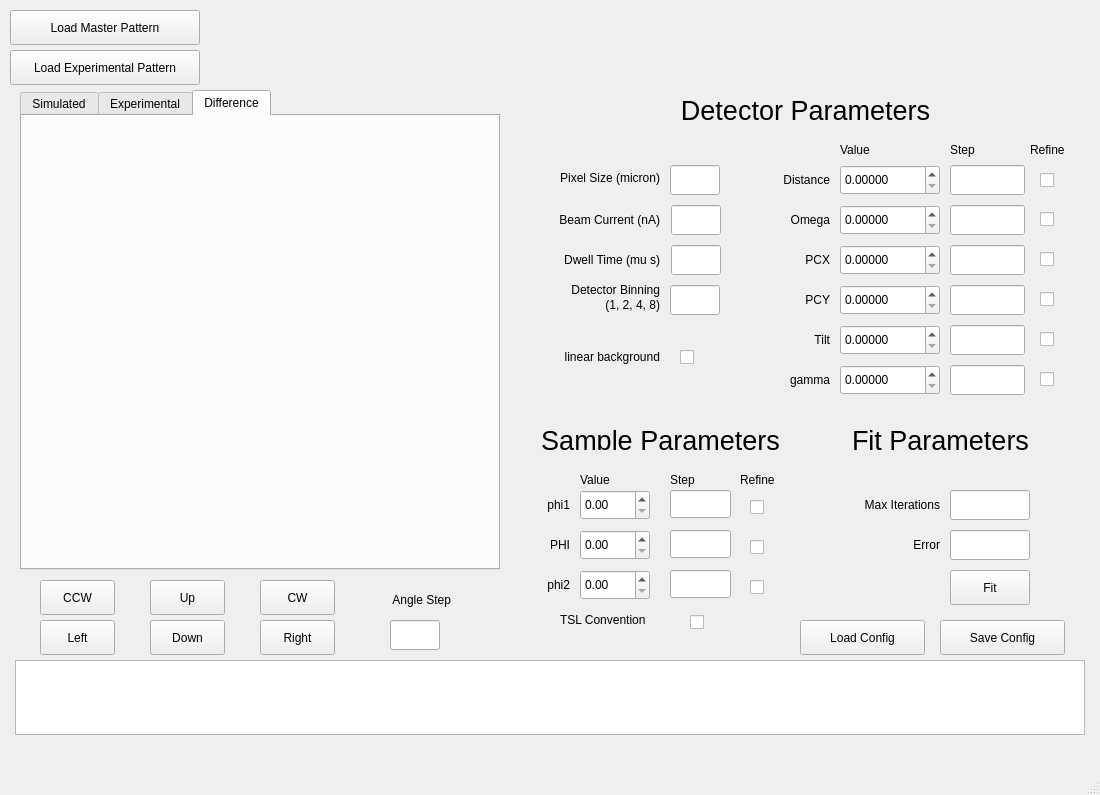
 <widget class="QMainWindow" name="pyEMsoftMW">
  <property name="geometry">
   <rect>
    <x>0</x>
    <y>0</y>
    <width>1100</width>
    <height>795</height>
   </rect>
  </property>
  <property name="sizePolicy">
   <sizepolicy hsizetype="Expanding" vsizetype="Expanding">
    <horstretch>100</horstretch>
    <verstretch>100</verstretch>
   </sizepolicy>
  </property>
  <property name="windowTitle">
   <string>MainWindow</string>
  </property>
  <widget class="QWidget" name="centralwidget">
   <widget class="QCheckBox" name="PHI_Refine">
    <property name="geometry">
     <rect>
      <x>750</x>
      <y>535</y>
      <width>16</width>
      <height>25</height>
     </rect>
    </property>
    <property name="text">
     <string/>
    </property>
   </widget>
   <widget class="QPushButton" name="StartFit">
    <property name="geometry">
     <rect>
      <x>950</x>
      <y>570</y>
      <width>80</width>
      <height>35</height>
     </rect>
    </property>
    <property name="text">
     <string>Fit</string>
    </property>
   </widget>
   <widget class="QLineEdit" name="phi1_Step">
    <property name="geometry">
     <rect>
      <x>670</x>
      <y>490</y>
      <width>61</width>
      <height>28</height>
     </rect>
    </property>
   </widget>
   <widget class="QLineEdit" name="PHI_Step">
    <property name="geometry">
     <rect>
      <x>670</x>
      <y>530</y>
      <width>61</width>
      <height>28</height>
     </rect>
    </property>
   </widget>
   <widget class="QLineEdit" name="phi2_Step">
    <property name="geometry">
     <rect>
      <x>670</x>
      <y>570</y>
      <width>61</width>
      <height>28</height>
     </rect>
    </property>
   </widget>
   <widget class="QCheckBox" name="phi1_Refine">
    <property name="geometry">
     <rect>
      <x>750</x>
      <y>495</y>
      <width>16</width>
      <height>25</height>
     </rect>
    </property>
    <property name="text">
     <string/>
    </property>
   </widget>
   <widget class="QCheckBox" name="phi2_Refine">
    <property name="geometry">
     <rect>
      <x>750</x>
      <y>575</y>
      <width>16</width>
      <height>25</height>
     </rect>
    </property>
    <property name="text">
     <string/>
    </property>
   </widget>
   <widget class="QLabel" name="label">
    <property name="geometry">
     <rect>
      <x>740</x>
      <y>470</y>
      <width>41</width>
      <height>20</height>
     </rect>
    </property>
    <property name="text">
     <string>Refine</string>
    </property>
   </widget>
   <widget class="QLabel" name="label_2">
    <property name="geometry">
     <rect>
      <x>530</x>
      <y>495</y>
      <width>40</width>
      <height>20</height>
     </rect>
    </property>
    <property name="text">
     <string>phi1</string>
    </property>
    <property name="alignment">
     <set>Qt::AlignRight|Qt::AlignTrailing|Qt::AlignVCenter</set>
    </property>
   </widget>
   <widget class="QLabel" name="label_3">
    <property name="geometry">
     <rect>
      <x>530</x>
      <y>535</y>
      <width>40</width>
      <height>20</height>
     </rect>
    </property>
    <property name="text">
     <string>PHI</string>
    </property>
    <property name="alignment">
     <set>Qt::AlignRight|Qt::AlignTrailing|Qt::AlignVCenter</set>
    </property>
   </widget>
   <widget class="QLabel" name="label_4">
    <property name="geometry">
     <rect>
      <x>530</x>
      <y>575</y>
      <width>40</width>
      <height>20</height>
     </rect>
    </property>
    <property name="text">
     <string>phi2</string>
    </property>
    <property name="alignment">
     <set>Qt::AlignRight|Qt::AlignTrailing|Qt::AlignVCenter</set>
    </property>
   </widget>
   <widget class="QPushButton" name="Load_Master">
    <property name="geometry">
     <rect>
      <x>10</x>
      <y>10</y>
      <width>190</width>
      <height>35</height>
     </rect>
    </property>
    <property name="sizePolicy">
     <sizepolicy hsizetype="Expanding" vsizetype="Expanding">
      <horstretch>0</horstretch>
      <verstretch>0</verstretch>
     </sizepolicy>
    </property>
    <property name="text">
     <string>Load Master Pattern</string>
    </property>
   </widget>
   <widget class="QPushButton" name="Load_Exp">
    <property name="geometry">
     <rect>
      <x>10</x>
      <y>50</y>
      <width>190</width>
      <height>35</height>
     </rect>
    </property>
    <property name="sizePolicy">
     <sizepolicy hsizetype="Expanding" vsizetype="Expanding">
      <horstretch>0</horstretch>
      <verstretch>0</verstretch>
     </sizepolicy>
    </property>
    <property name="text">
     <string>Load Experimental Pattern</string>
    </property>
   </widget>
   <widget class="QPushButton" name="DOWN">
    <property name="geometry">
     <rect>
      <x>150</x>
      <y>620</y>
      <width>75</width>
      <height>35</height>
     </rect>
    </property>
    <property name="text">
     <string>Down</string>
    </property>
   </widget>
   <widget class="QPushButton" name="UP">
    <property name="geometry">
     <rect>
      <x>150</x>
      <y>580</y>
      <width>75</width>
      <height>35</height>
     </rect>
    </property>
    <property name="text">
     <string>Up</string>
    </property>
   </widget>
   <widget class="QPushButton" name="RIGHT">
    <property name="geometry">
     <rect>
      <x>260</x>
      <y>620</y>
      <width>75</width>
      <height>35</height>
     </rect>
    </property>
    <property name="text">
     <string>Right</string>
    </property>
   </widget>
   <widget class="QPushButton" name="LEFT">
    <property name="geometry">
     <rect>
      <x>40</x>
      <y>620</y>
      <width>75</width>
      <height>35</height>
     </rect>
    </property>
    <property name="text">
     <string>Left</string>
    </property>
   </widget>
   <widget class="QPushButton" name="CW">
    <property name="geometry">
     <rect>
      <x>260</x>
      <y>580</y>
      <width>75</width>
      <height>35</height>
     </rect>
    </property>
    <property name="text">
     <string>CW</string>
    </property>
   </widget>
   <widget class="QPushButton" name="CCW">
    <property name="geometry">
     <rect>
      <x>40</x>
      <y>580</y>
      <width>75</width>
      <height>35</height>
     </rect>
    </property>
    <property name="text">
     <string>CCW</string>
    </property>
   </widget>
   <widget class="QLabel" name="label_5">
    <property name="geometry">
     <rect>
      <x>560</x>
      <y>610</y>
      <width>111</width>
      <height>20</height>
     </rect>
    </property>
    <property name="text">
     <string>TSL Convention</string>
    </property>
   </widget>
   <widget class="QCheckBox" name="IS_TSL">
    <property name="geometry">
     <rect>
      <x>690</x>
      <y>610</y>
      <width>16</width>
      <height>25</height>
     </rect>
    </property>
    <property name="text">
     <string/>
    </property>
   </widget>
   <widget class="QDoubleSpinBox" name="phi1_Val">
    <property name="geometry">
     <rect>
      <x>580</x>
      <y>490</y>
      <width>70</width>
      <height>30</height>
     </rect>
    </property>
   </widget>
   <widget class="QDoubleSpinBox" name="PHI_Val">
    <property name="geometry">
     <rect>
      <x>580</x>
      <y>530</y>
      <width>70</width>
      <height>30</height>
     </rect>
    </property>
   </widget>
   <widget class="QDoubleSpinBox" name="phi2_Val">
    <property name="geometry">
     <rect>
      <x>580</x>
      <y>570</y>
      <width>70</width>
      <height>30</height>
     </rect>
    </property>
   </widget>
   <widget class="QLineEdit" name="PCX_Step">
    <property name="geometry">
     <rect>
      <x>950</x>
      <y>245</y>
      <width>75</width>
      <height>30</height>
     </rect>
    </property>
   </widget>
   <widget class="QDoubleSpinBox" name="Distance_Val">
    <property name="geometry">
     <rect>
      <x>840</x>
      <y>165</y>
      <width>100</width>
      <height>30</height>
     </rect>
    </property>
    <property name="decimals">
     <number>5</number>
    </property>
   </widget>
   <widget class="QLineEdit" name="Omega_Step">
    <property name="geometry">
     <rect>
      <x>950</x>
      <y>205</y>
      <width>75</width>
      <height>30</height>
     </rect>
    </property>
   </widget>
   <widget class="QCheckBox" name="Distance_Refine">
    <property name="geometry">
     <rect>
      <x>1040</x>
      <y>170</y>
      <width>20</width>
      <height>20</height>
     </rect>
    </property>
    <property name="text">
     <string/>
    </property>
   </widget>
   <widget class="QCheckBox" name="Omega_Refine">
    <property name="geometry">
     <rect>
      <x>1040</x>
      <y>210</y>
      <width>17</width>
      <height>18</height>
     </rect>
    </property>
    <property name="text">
     <string/>
    </property>
   </widget>
   <widget class="QDoubleSpinBox" name="PCX_Val">
    <property name="geometry">
     <rect>
      <x>840</x>
      <y>245</y>
      <width>100</width>
      <height>30</height>
     </rect>
    </property>
    <property name="decimals">
     <number>5</number>
    </property>
   </widget>
   <widget class="QLineEdit" name="Distance_Step">
    <property name="geometry">
     <rect>
      <x>950</x>
      <y>165</y>
      <width>75</width>
      <height>30</height>
     </rect>
    </property>
   </widget>
   <widget class="QDoubleSpinBox" name="Omega_Val">
    <property name="geometry">
     <rect>
      <x>840</x>
      <y>205</y>
      <width>100</width>
      <height>30</height>
     </rect>
    </property>
    <property name="decimals">
     <number>5</number>
    </property>
   </widget>
   <widget class="QCheckBox" name="PCX_Refine">
    <property name="geometry">
     <rect>
      <x>1040</x>
      <y>250</y>
      <width>17</width>
      <height>18</height>
     </rect>
    </property>
    <property name="text">
     <string/>
    </property>
   </widget>
   <widget class="QLabel" name="label_9">
    <property name="geometry">
     <rect>
      <x>770</x>
      <y>170</y>
      <width>60</width>
      <height>20</height>
     </rect>
    </property>
    <property name="text">
     <string>Distance</string>
    </property>
    <property name="alignment">
     <set>Qt::AlignRight|Qt::AlignTrailing|Qt::AlignVCenter</set>
    </property>
   </widget>
   <widget class="QLabel" name="label_10">
    <property name="geometry">
     <rect>
      <x>770</x>
      <y>210</y>
      <width>60</width>
      <height>20</height>
     </rect>
    </property>
    <property name="text">
     <string>Omega</string>
    </property>
    <property name="alignment">
     <set>Qt::AlignRight|Qt::AlignTrailing|Qt::AlignVCenter</set>
    </property>
   </widget>
   <widget class="QLabel" name="label_12">
    <property name="geometry">
     <rect>
      <x>770</x>
      <y>330</y>
      <width>60</width>
      <height>20</height>
     </rect>
    </property>
    <property name="text">
     <string>Tilt</string>
    </property>
    <property name="alignment">
     <set>Qt::AlignRight|Qt::AlignTrailing|Qt::AlignVCenter</set>
    </property>
   </widget>
   <widget class="QLineEdit" name="PCY_Step">
    <property name="geometry">
     <rect>
      <x>950</x>
      <y>285</y>
      <width>75</width>
      <height>30</height>
     </rect>
    </property>
   </widget>
   <widget class="QLineEdit" name="Tilt_Step">
    <property name="geometry">
     <rect>
      <x>950</x>
      <y>325</y>
      <width>75</width>
      <height>30</height>
     </rect>
    </property>
   </widget>
   <widget class="QDoubleSpinBox" name="Tilt_Val">
    <property name="geometry">
     <rect>
      <x>840</x>
      <y>325</y>
      <width>100</width>
      <height>30</height>
     </rect>
    </property>
    <property name="decimals">
     <number>5</number>
    </property>
   </widget>
   <widget class="QLabel" name="label_13">
    <property name="geometry">
     <rect>
      <x>770</x>
      <y>290</y>
      <width>60</width>
      <height>20</height>
     </rect>
    </property>
    <property name="text">
     <string>PCY</string>
    </property>
    <property name="alignment">
     <set>Qt::AlignRight|Qt::AlignTrailing|Qt::AlignVCenter</set>
    </property>
   </widget>
   <widget class="QDoubleSpinBox" name="PCY_Val">
    <property name="geometry">
     <rect>
      <x>840</x>
      <y>285</y>
      <width>100</width>
      <height>30</height>
     </rect>
    </property>
    <property name="decimals">
     <number>5</number>
    </property>
   </widget>
   <widget class="QCheckBox" name="Tilt_Refine">
    <property name="geometry">
     <rect>
      <x>1040</x>
      <y>330</y>
      <width>17</width>
      <height>18</height>
     </rect>
    </property>
    <property name="text">
     <string/>
    </property>
   </widget>
   <widget class="QCheckBox" name="PCY_Refine">
    <property name="geometry">
     <rect>
      <x>1040</x>
      <y>290</y>
      <width>17</width>
      <height>18</height>
     </rect>
    </property>
    <property name="text">
     <string/>
    </property>
   </widget>
   <widget class="QLabel" name="label_6">
    <property name="geometry">
     <rect>
      <x>540</x>
      <y>430</y>
      <width>241</width>
      <height>20</height>
     </rect>
    </property>
    <property name="font">
     <font>
      <pointsize>20</pointsize>
     </font>
    </property>
    <property name="text">
     <string>Sample Parameters</string>
    </property>
    <property name="alignment">
     <set>Qt::AlignCenter</set>
    </property>
   </widget>
   <widget class="QLabel" name="label_7">
    <property name="geometry">
     <rect>
      <x>540</x>
      <y>100</y>
      <width>531</width>
      <height>20</height>
     </rect>
    </property>
    <property name="font">
     <font>
      <pointsize>20</pointsize>
     </font>
    </property>
    <property name="text">
     <string>Detector Parameters</string>
    </property>
    <property name="alignment">
     <set>Qt::AlignCenter</set>
    </property>
   </widget>
   <widget class="QLabel" name="label_8">
    <property name="geometry">
     <rect>
      <x>1030</x>
      <y>140</y>
      <width>41</width>
      <height>20</height>
     </rect>
    </property>
    <property name="text">
     <string>Refine</string>
    </property>
   </widget>
   <widget class="QLabel" name="Dwel_L">
    <property name="geometry">
     <rect>
      <x>520</x>
      <y>250</y>
      <width>140</width>
      <height>20</height>
     </rect>
    </property>
    <property name="text">
     <string>Dwell Time (mu s)</string>
    </property>
    <property name="alignment">
     <set>Qt::AlignRight|Qt::AlignTrailing|Qt::AlignVCenter</set>
    </property>
   </widget>
   <widget class="QLineEdit" name="Beam_Current">
    <property name="geometry">
     <rect>
      <x>671</x>
      <y>205</y>
      <width>50</width>
      <height>30</height>
     </rect>
    </property>
   </widget>
   <widget class="QLineEdit" name="Dwel">
    <property name="geometry">
     <rect>
      <x>671</x>
      <y>245</y>
      <width>50</width>
      <height>30</height>
     </rect>
    </property>
   </widget>
   <widget class="QLabel" name="Current_L">
    <property name="geometry">
     <rect>
      <x>520</x>
      <y>210</y>
      <width>140</width>
      <height>20</height>
     </rect>
    </property>
    <property name="sizePolicy">
     <sizepolicy hsizetype="Expanding" vsizetype="Expanding">
      <horstretch>0</horstretch>
      <verstretch>0</verstretch>
     </sizepolicy>
    </property>
    <property name="text">
     <string>Beam Current (nA)</string>
    </property>
    <property name="alignment">
     <set>Qt::AlignRight|Qt::AlignTrailing|Qt::AlignVCenter</set>
    </property>
   </widget>
   <widget class="QLineEdit" name="Pixel_Size">
    <property name="geometry">
     <rect>
      <x>670</x>
      <y>165</y>
      <width>50</width>
      <height>30</height>
     </rect>
    </property>
    <property name="dragEnabled">
     <bool>true</bool>
    </property>
   </widget>
   <widget class="QLabel" name="Pixel_Size_L">
    <property name="geometry">
     <rect>
      <x>520</x>
      <y>170</y>
      <width>140</width>
      <height>16</height>
     </rect>
    </property>
    <property name="layoutDirection">
     <enum>Qt::LeftToRight</enum>
    </property>
    <property name="text">
     <string>Pixel Size (micron)</string>
    </property>
    <property name="alignment">
     <set>Qt::AlignRight|Qt::AlignTrailing|Qt::AlignVCenter</set>
    </property>
   </widget>
   <widget class="QLabel" name="label_20">
    <property name="geometry">
     <rect>
      <x>840</x>
      <y>430</y>
      <width>201</width>
      <height>20</height>
     </rect>
    </property>
    <property name="font">
     <font>
      <pointsize>20</pointsize>
     </font>
    </property>
    <property name="text">
     <string>Fit Parameters</string>
    </property>
    <property name="alignment">
     <set>Qt::AlignCenter</set>
    </property>
   </widget>
   <widget class="QLabel" name="label_24">
    <property name="geometry">
     <rect>
      <x>770</x>
      <y>250</y>
      <width>60</width>
      <height>20</height>
     </rect>
    </property>
    <property name="text">
     <string>PCX</string>
    </property>
    <property name="alignment">
     <set>Qt::AlignRight|Qt::AlignTrailing|Qt::AlignVCenter</set>
    </property>
   </widget>
   <widget class="QTextEdit" name="debugWindow">
    <property name="geometry">
     <rect>
      <x>15</x>
      <y>660</y>
      <width>1070</width>
      <height>75</height>
     </rect>
    </property>
   </widget>
   <widget class="QLabel" name="Binning_L">
    <property name="geometry">
     <rect>
      <x>520</x>
      <y>280</y>
      <width>140</width>
      <height>20</height>
     </rect>
    </property>
    <property name="text">
     <string>Detector Binning</string>
    </property>
    <property name="alignment">
     <set>Qt::AlignRight|Qt::AlignTrailing|Qt::AlignVCenter</set>
    </property>
   </widget>
   <widget class="QLabel" name="label_25">
    <property name="geometry">
     <rect>
      <x>770</x>
      <y>370</y>
      <width>60</width>
      <height>20</height>
     </rect>
    </property>
    <property name="text">
     <string>gamma</string>
    </property>
    <property name="alignment">
     <set>Qt::AlignRight|Qt::AlignTrailing|Qt::AlignVCenter</set>
    </property>
   </widget>
   <widget class="QDoubleSpinBox" name="Gamma_Val">
    <property name="geometry">
     <rect>
      <x>840</x>
      <y>365</y>
      <width>100</width>
      <height>30</height>
     </rect>
    </property>
    <property name="decimals">
     <number>5</number>
    </property>
   </widget>
   <widget class="QLineEdit" name="Gamma_Step">
    <property name="geometry">
     <rect>
      <x>950</x>
      <y>365</y>
      <width>75</width>
      <height>30</height>
     </rect>
    </property>
   </widget>
   <widget class="QCheckBox" name="Gamma_Refine">
    <property name="geometry">
     <rect>
      <x>1040</x>
      <y>370</y>
      <width>17</width>
      <height>18</height>
     </rect>
    </property>
    <property name="text">
     <string/>
    </property>
   </widget>
   <widget class="QTabWidget" name="tabWidget">
    <property name="geometry">
     <rect>
      <x>20</x>
      <y>90</y>
      <width>480</width>
      <height>480</height>
     </rect>
    </property>
    <property name="currentIndex">
     <number>2</number>
    </property>
    <widget class="QWidget" name="tab">
     <attribute name="title">
      <string>Simulated</string>
     </attribute>
     <widget class="QWidget" name="PlotWidget" native="true">
      <property name="geometry">
       <rect>
        <x>10</x>
        <y>10</y>
        <width>460</width>
        <height>400</height>
       </rect>
      </property>
     </widget>
    </widget>
    <widget class="QWidget" name="tab_2">
     <attribute name="title">
      <string>Experimental</string>
     </attribute>
     <widget class="QWidget" name="ExpPlotWidget" native="true">
      <property name="geometry">
       <rect>
        <x>10</x>
        <y>10</y>
        <width>460</width>
        <height>400</height>
       </rect>
      </property>
     </widget>
    </widget>
    <widget class="QWidget" name="tab_3">
     <attribute name="title">
      <string>Difference</string>
     </attribute>
     <widget class="QWidget" name="ExpPlotWidget_2" native="true">
      <property name="geometry">
       <rect>
        <x>10</x>
        <y>10</y>
        <width>460</width>
        <height>400</height>
       </rect>
      </property>
     </widget>
    </widget>
   </widget>
   <widget class="QLabel" name="MasterFile_Disp">
    <property name="geometry">
     <rect>
      <x>210</x>
      <y>10</y>
      <width>850</width>
      <height>35</height>
     </rect>
    </property>
    <property name="text">
     <string/>
    </property>
   </widget>
   <widget class="QLabel" name="ExpFile_Disp">
    <property name="geometry">
     <rect>
      <x>210</x>
      <y>50</y>
      <width>850</width>
      <height>35</height>
     </rect>
    </property>
    <property name="text">
     <string/>
    </property>
   </widget>
   <widget class="QPushButton" name="Load_JSON">
    <property name="geometry">
     <rect>
      <x>800</x>
      <y>620</y>
      <width>125</width>
      <height>35</height>
     </rect>
    </property>
    <property name="sizePolicy">
     <sizepolicy hsizetype="Expanding" vsizetype="Expanding">
      <horstretch>0</horstretch>
      <verstretch>0</verstretch>
     </sizepolicy>
    </property>
    <property name="text">
     <string>Load Config</string>
    </property>
   </widget>
   <widget class="QPushButton" name="Save_JSON">
    <property name="geometry">
     <rect>
      <x>940</x>
      <y>620</y>
      <width>125</width>
      <height>35</height>
     </rect>
    </property>
    <property name="sizePolicy">
     <sizepolicy hsizetype="Expanding" vsizetype="Expanding">
      <horstretch>0</horstretch>
      <verstretch>0</verstretch>
     </sizepolicy>
    </property>
    <property name="text">
     <string>Save Config</string>
    </property>
   </widget>
   <widget class="QLineEdit" name="MaxIts">
    <property name="geometry">
     <rect>
      <x>950</x>
      <y>490</y>
      <width>80</width>
      <height>30</height>
     </rect>
    </property>
   </widget>
   <widget class="QLabel" name="label_16">
    <property name="geometry">
     <rect>
      <x>800</x>
      <y>495</y>
      <width>140</width>
      <height>20</height>
     </rect>
    </property>
    <property name="text">
     <string>Max Iterations</string>
    </property>
    <property name="alignment">
     <set>Qt::AlignRight|Qt::AlignTrailing|Qt::AlignVCenter</set>
    </property>
   </widget>
   <widget class="QLineEdit" name="Error">
    <property name="geometry">
     <rect>
      <x>950</x>
      <y>530</y>
      <width>80</width>
      <height>30</height>
     </rect>
    </property>
   </widget>
   <widget class="QLabel" name="label_18">
    <property name="geometry">
     <rect>
      <x>800</x>
      <y>535</y>
      <width>140</width>
      <height>20</height>
     </rect>
    </property>
    <property name="text">
     <string>Error</string>
    </property>
    <property name="alignment">
     <set>Qt::AlignRight|Qt::AlignTrailing|Qt::AlignVCenter</set>
    </property>
   </widget>
   <widget class="QLineEdit" name="DetectorBinning">
    <property name="geometry">
     <rect>
      <x>670</x>
      <y>285</y>
      <width>50</width>
      <height>30</height>
     </rect>
    </property>
   </widget>
   <widget class="QLabel" name="Binning_L_2">
    <property name="geometry">
     <rect>
      <x>520</x>
      <y>295</y>
      <width>140</width>
      <height>20</height>
     </rect>
    </property>
    <property name="text">
     <string>(1, 2, 4, 8)</string>
    </property>
    <property name="alignment">
     <set>Qt::AlignRight|Qt::AlignTrailing|Qt::AlignVCenter</set>
    </property>
   </widget>
   <widget class="QLabel" name="label_11">
    <property name="geometry">
     <rect>
      <x>840</x>
      <y>140</y>
      <width>41</width>
      <height>20</height>
     </rect>
    </property>
    <property name="text">
     <string>Value</string>
    </property>
   </widget>
   <widget class="QLabel" name="label_14">
    <property name="geometry">
     <rect>
      <x>950</x>
      <y>140</y>
      <width>41</width>
      <height>20</height>
     </rect>
    </property>
    <property name="text">
     <string>Step</string>
    </property>
   </widget>
   <widget class="QLabel" name="label_21">
    <property name="geometry">
     <rect>
      <x>580</x>
      <y>470</y>
      <width>41</width>
      <height>20</height>
     </rect>
    </property>
    <property name="text">
     <string>Value</string>
    </property>
   </widget>
   <widget class="QLabel" name="label_22">
    <property name="geometry">
     <rect>
      <x>670</x>
      <y>470</y>
      <width>41</width>
      <height>20</height>
     </rect>
    </property>
    <property name="text">
     <string>Step</string>
    </property>
   </widget>
   <widget class="QLabel" name="Dwel_L_2">
    <property name="geometry">
     <rect>
      <x>520</x>
      <y>347</y>
      <width>140</width>
      <height>20</height>
     </rect>
    </property>
    <property name="text">
     <string>linear background</string>
    </property>
    <property name="alignment">
     <set>Qt::AlignRight|Qt::AlignTrailing|Qt::AlignVCenter</set>
    </property>
   </widget>
   <widget class="QCheckBox" name="LinearBack">
    <property name="geometry">
     <rect>
      <x>680</x>
      <y>345</y>
      <width>16</width>
      <height>25</height>
     </rect>
    </property>
    <property name="text">
     <string/>
    </property>
   </widget>
   <widget class="QLineEdit" name="Togle_Step">
    <property name="geometry">
     <rect>
      <x>390</x>
      <y>620</y>
      <width>50</width>
      <height>30</height>
     </rect>
    </property>
    <property name="dragEnabled">
     <bool>true</bool>
    </property>
   </widget>
   <widget class="QLabel" name="label_15">
    <property name="geometry">
     <rect>
      <x>370</x>
      <y>590</y>
      <width>81</width>
      <height>20</height>
     </rect>
    </property>
    <property name="text">
     <string>Angle Step</string>
    </property>
    <property name="alignment">
     <set>Qt::AlignRight|Qt::AlignTrailing|Qt::AlignVCenter</set>
    </property>
   </widget>
  </widget>
  <widget class="QMenuBar" name="menubar">
   <property name="geometry">
    <rect>
     <x>0</x>
     <y>0</y>
     <width>1100</width>
     <height>30</height>
    </rect>
   </property>
  </widget>
  <widget class="QStatusBar" name="statusbar"/>
  <action name="actionOpenMaster">
   <property name="checkable">
    <bool>true</bool>
   </property>
   <property name="text">
    <string>OpenMaster</string>
   </property>
  </action>
  <action name="actionOpen_Config">
   <property name="checkable">
    <bool>true</bool>
   </property>
   <property name="text">
    <string>Open Config</string>
   </property>
   <property name="shortcut">
    <string>Meta+O, Ctrl+O</string>
   </property>
  </action>
  <action name="actionSave_As">
   <property name="checkable">
    <bool>true</bool>
   </property>
   <property name="text">
    <string>Save As</string>
   </property>
   <property name="shortcut">
    <string>Ctrl+S, Meta+S</string>
   </property>
  </action>
 </widget>
